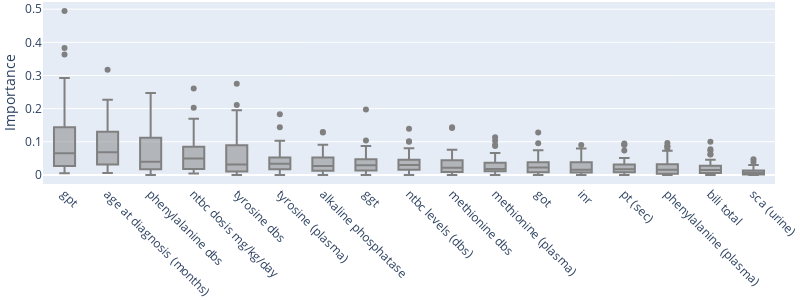

Notebook cell for this chart:
### Code cell
import plotly.express as px
import numpy as np

df_ranks_long = df_ranks_abnormal.T
order = df_ranks_long.rank(axis="columns", ascending=False).median(axis="rows").sort_values().index
#df_ranks_long["auc_score"] = AUCs
df = df_ranks_long
import plotly.graph_objects as go

# Calculate the median of each variable and sort the columns in descending order
median_values = df.mean().sort_values(ascending=False)
sorted_columns = median_values.index

# Create a list to store the box traces
box_traces = []

# Iterate over each sorted column
for column in sorted_columns:
    # Create a box trace for each variable
    box_trace = go.Box(
        y=df[column],
        name=column,
        marker_color='gray',  # Set the marker color to gray
        showlegend=False  # Hide the legend
    )
    # Add the box trace to the list
    box_traces.append(box_trace)

# Create the layout
layout = go.Layout(
    yaxis=dict(
        title='Importance'
    ),
    xaxis=dict(
        tickangle=45,  # Rotate the x-axis labels by 45 degrees
    ),
    autosize=False,  # Turn off autosizing
    width=800,  # Set the width of the figure
    height=300,  # Set the height of the figure
    margin=dict(
        l=0,  # Set left margin to 0
        r=0,  # Set right margin to 0
        t=0,  # Set top margin to 0
        b=0  # Set bottom margin to 0
    )
)

# Create the figure
fig = go.Figure(data=box_traces, layout=layout)

# Show the figure
fig.show()
